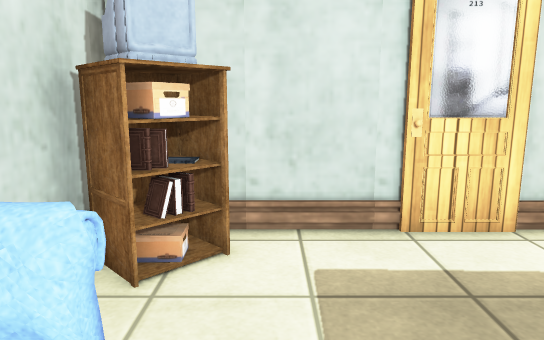
View 1 (above)

12 first-person views from a walk through a scene from a Unity 3-D project. The camera is 1.2 m above the floor, tilts 10° down and sees 70° across. The floor is counted in squares, 0.5 m on a side. Each view is taken from the middle of a square. On the plan, view 1 faces up. The plan holds only what a view shows up to about 20 squares ahead; the rest is blank. The place goes on beyond the plan. Some surface patterns are stand-ins.

View 2
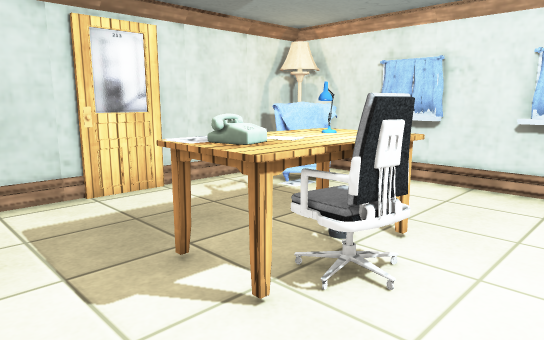

View 3
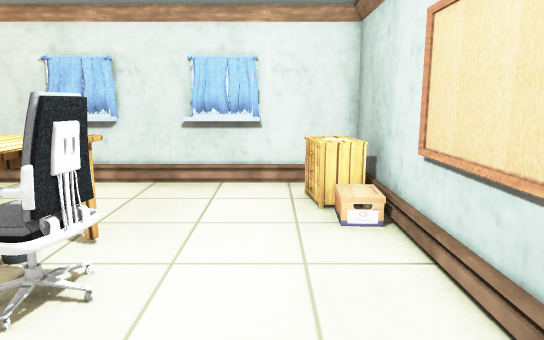

View 4
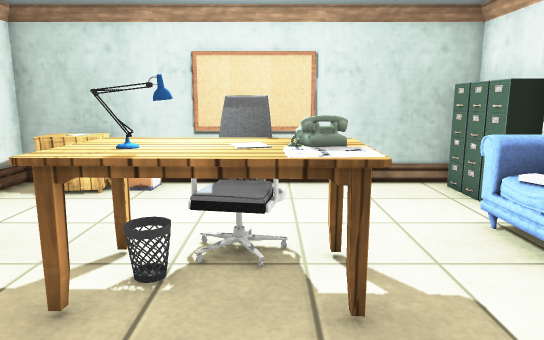

View 5
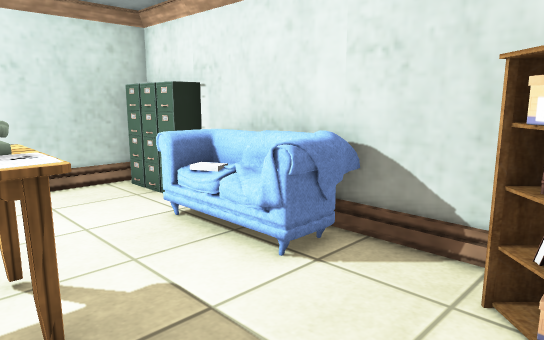

View 6
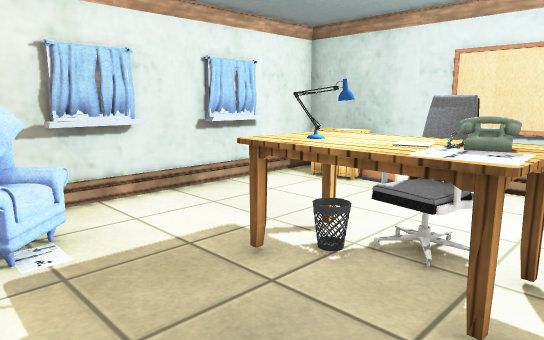

View 7
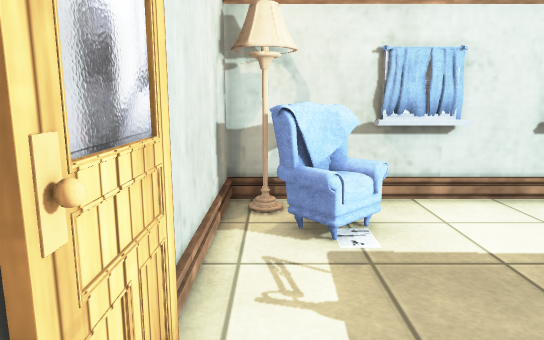

View 8
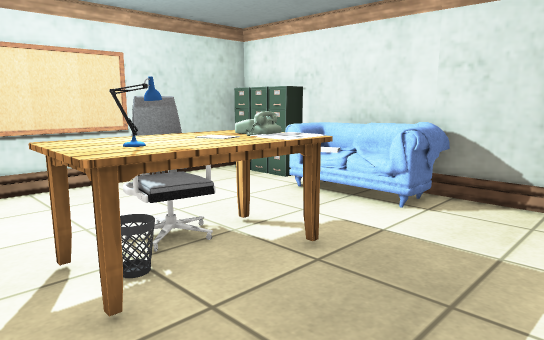

View 9
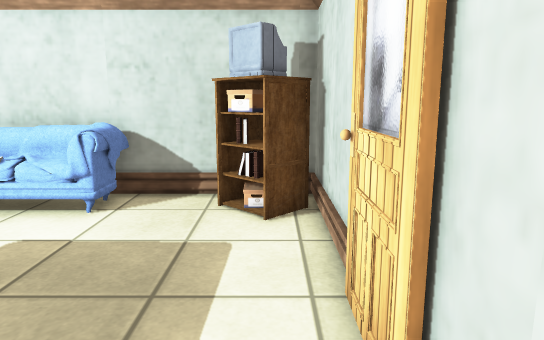

View 10
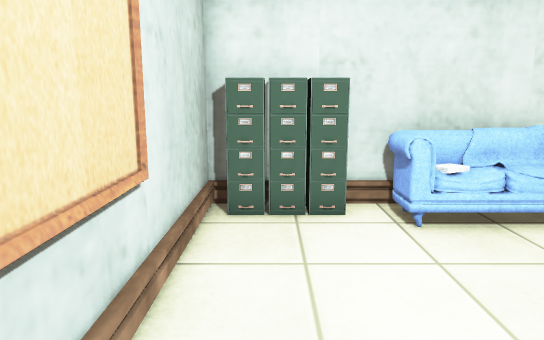

View 11
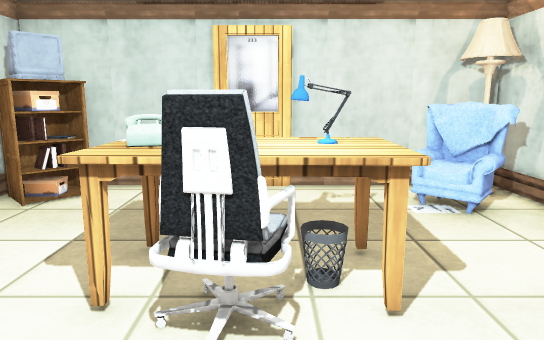

View 12
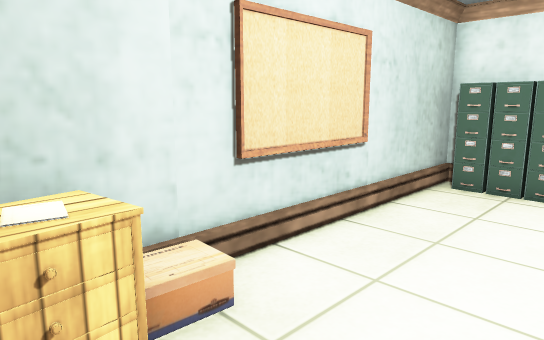

### Floor plan
Points are (right, up) in squares from view 1. A wall is a line through its corners. A room is listed if a view was taken in it or the views show most of it. See-through windows are left out.
Room 1 (views 1, 2, 3, 4, 5, 6, 7, 8, 9, 10, 11, 12)
walls: (3.6, -0.8) (3, -0.6); (3.9, -0.7) (3.2, -0.8); (3.9, -0.7) (2.9, -0.6); (3.7, -0.8) (3, -0.4) (3.9, -0.6); (4, -0.7) (3.4, -0.7); (4.1, -0.7) (3.8, -0.8) (3.5, -1); (4.2, 6.9) (3.2, 6.9); (10.4, 7.1) (-3, 7.1) (-3, -5.5) (10.4, -5.5) (10.4, 7.4)
low walls: (6.2, -4.9) (6.3, -4.4); (9.9, 1.4) (9.9, 3.6); (8, -4.2) (8.6, -4.3); (9.9, -2.8) (9.9, -0.5)
objects: other object (-2, -5) to (-2, -4); other object (-2, -3); other object (-2, -2); other object (-2, -2) to (-1, -1); other object (-2, 2) to (-1, 2); other object (-2, 5) to (-1, 6); other object (-1, 5); other object (2, 0) to (6, 2); other object (2, 1); other object (4, 1) to (5, 1); other object (7, 4) to (9, 6); other object (9, -5) to (9, -4)

Positions as (right, up) in squares from view 1, and headings:
1: (0, 0), facing up
2: (-1, -3), facing up-right
3: (-1, -3), facing right
4: (3, 6), facing down
5: (3, 6), facing down-left
6: (1, 6), facing down-right
7: (1, 6), facing right
8: (7, 6), facing down-left
9: (7, 6), facing left
10: (6, -4), facing left
11: (4, -4), facing up
12: (9, -1), facing down-left
